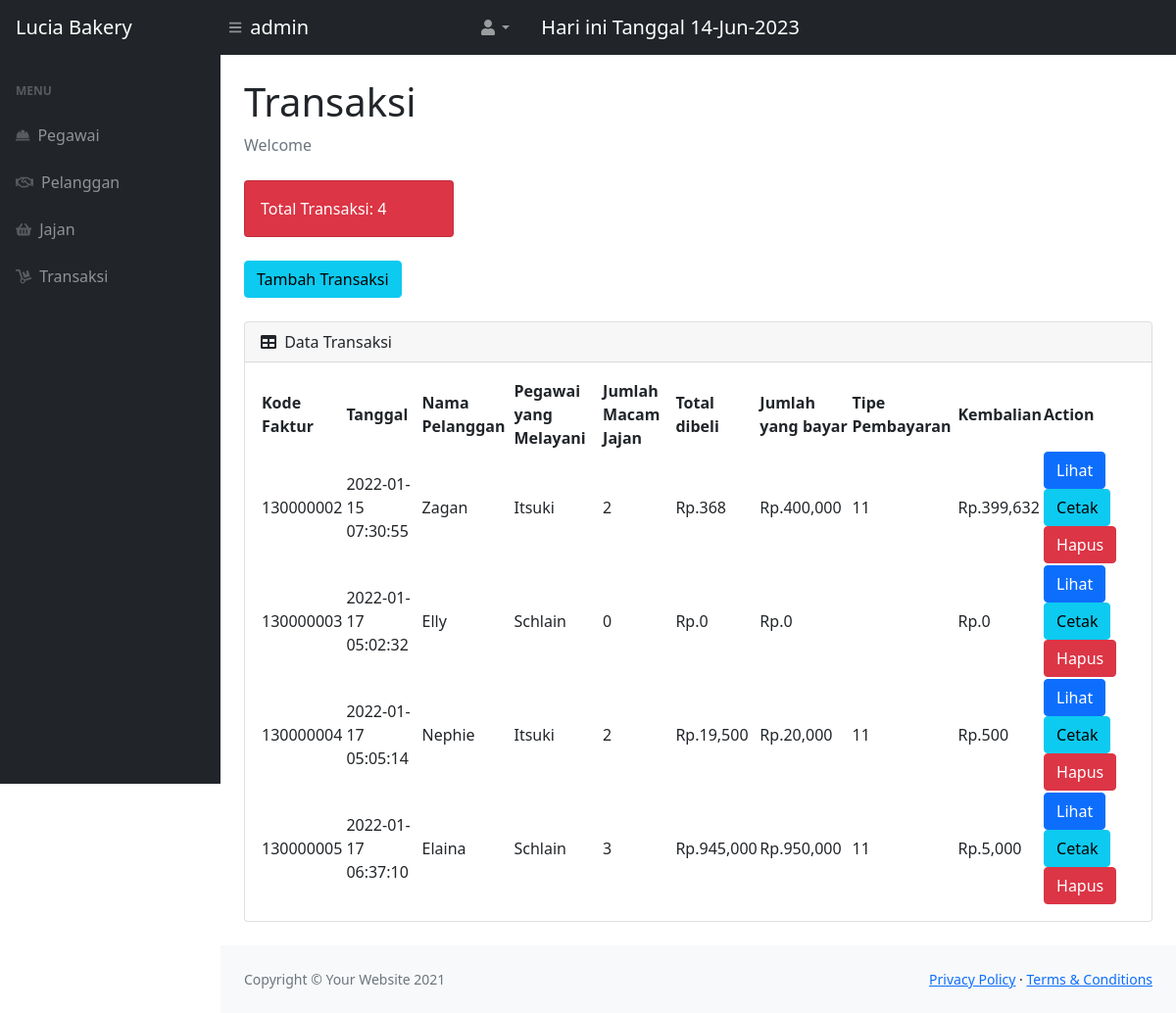
The page /transaksi.php (signed in) on the database its author committed.
### tables this page shows
CREATE TABLE `faktur` (
  `kode_faktur` int(11) NOT NULL,
  `tanggal` timestamp NULL DEFAULT current_timestamp(),
  `id_pelanggan` varchar(20) DEFAULT NULL,
  `nip` varchar(50) DEFAULT NULL,
  `total` int(11) DEFAULT NULL,
  `jumlah_bayar` int(11) DEFAULT NULL,
  `id_tipe_pembayaran` varchar(20) DEFAULT NULL,
  `kembalian` int(11) DEFAULT NULL
);

CREATE TABLE `pelanggan` (
  `id_pelanggan` varchar(20) NOT NULL,
  `nama_pelanggan` varchar(50) DEFAULT NULL,
  `id_jenis_kelamin` set('LK','PR') DEFAULT NULL,
  `id_status` int(11) DEFAULT NULL
);

CREATE TABLE `pegawai` (
  `nip` varchar(50) NOT NULL DEFAULT '',
  `nama_pegawai` varchar(50) DEFAULT NULL,
  `tanggal_lahir` date DEFAULT NULL,
  `id_jenis_kelamin` varchar(20) DEFAULT NULL,
  `id_status` int(11) DEFAULT NULL,
  `id_tipe_pegawai` varchar(20) DEFAULT NULL
);

### transaksi.php (the view, shortened to what this page needs)
<?php
    require 'cekloginadmin.php';
?>
<!DOCTYPE html>
<html lang="en">
    <head>
        <link href="https://cdn.jsdelivr.net/npm/simple-datatables@latest/dist/style.css" rel="stylesheet" />
        <link href="css/styles.css" rel="stylesheet" />
    </head>
    <body class="sb-nav-fixed">
        <nav class="sb-topnav navbar navbar-expand navbar-dark bg-dark">
            <a class="navbar-brand ps-3" href="index.php" target="blank">Lucia Bakery</a>
            <button class="btn btn-link btn-sm order-1 order-lg-0 me-4 me-lg-0" id="sidebarToggle" href="#!"><i class="fas fa-bars"></i></button>
            <a class="navbar-brand"><?php echo $_SESSION['admin'];?></a>
            <ul class="navbar-nav ms-auto ms-md-0 me-3 me-lg-4">
                <li class="nav-item dropdown">
                    <a class="nav-link dropdown-toggle" id="navbarDropdown" href="#" role="button" data-bs-toggle="dropdown" aria-expanded="false"><i class="fas fa-user fa-fw"></i></a>
                </li>
            </ul>
            <a class="navbar-brand"><?php echo "Hari ini Tanggal ". date("d-M-Y"). "<br>";?></a>
        </nav>
        <div id="layoutSidenav">
            <div id="layoutSidenav_nav">
                <nav class="sb-sidenav accordion sb-sidenav-dark" id="sidenavAccordion">
                    <div class="sb-sidenav-menu">
                        <div class="nav">
                            <div class="sb-sidenav-menu-heading">Menu</div>
                            <a class="nav-link" href="pegawai.php">
                                <div class="sb-nav-link-icon"><i class="fas fa-hard-hat"></i></div>
                                Pegawai
                            </a>
                            <a class="nav-link" href="pelanggan.php">
                                <div class="sb-nav-link-icon"><i class="far fa-handshake"></i></div>
                                Pelanggan
                            </a>
                            <a class="nav-link" href="jajan.php">
                                <div class="sb-nav-link-icon"><i class="fas fa-shopping-basket"></i></div>
                                Jajan
                            </a>
                            <a class="nav-link" href="transaksi.php">
                                <div class="sb-nav-link-icon"><i class="fas fa-dolly"></i></div>
                                Transaksi
                            </a>
                        </div>
                    </div>
                </nav>
            </div>
            <div id="layoutSidenav_content">
                <main>
                    <div class="container-fluid px-4">
                        <h1 class="mt-4">Transaksi</h1>
                        <ol class="breadcrumb mb-4">
                            <li class="breadcrumb-item active">Welcome</li>
                        </ol>
                        <?php
                            $datatransaksi = mysqli_query($conn,"select * from faktur");
                            $jumlahtransaksi = mysqli_num_rows($datatransaksi);
                        ?>
                        <div class="row">
                            <div class="col-xl-3 col-md-6">
                                <div class="card bg-danger text-white mb-4">
                                    <div class="card-body">Total Transaksi: <?php echo $jumlahtransaksi ?></div>
                                </div>
                            </div>
                        </div>
                        <button type="button" class="btn btn-info mb-4 " data-bs-toggle="modal" data-bs-target="#myModal">
                            Tambah Transaksi
                        </button>
                        <div class="card mb-4">
                            <div class="card-header">
                                <i class="fas fa-table me-1"></i>
                                Data Transaksi
                            </div>
                            <div class="card-body">
                                <table id="datatablesSimple">
                                    <thead>
                                        <tr>
                                            <th>Kode Faktur</th>
                                            <th>Tanggal</th>
                                            <th>Nama Pelanggan</th>
                                            <th>Pegawai yang Melayani</th>
                                            <th>Jumlah Macam Jajan</th>
                                            <th>Total dibeli</th>
                                            <th>Jumlah yang bayar</th>
                                            <th>Tipe Pembayaran</th>
                                            <th>Kembalian</th>
                                            <th>Action</th>
                                        </tr>
                                    </thead>
                                    <tbody>
                                    <?php
                                        $get = mysqli_query($conn,"select * from faktur f, pelanggan pl, pegawai pg
                                                        where f.id_pelanggan=pl.id_pelanggan and f.nip=pg.nip ");
                                        while($trk=mysqli_fetch_array($get)){
                                        $kode_faktur = $trk['kode_faktur'];
                                        $tanggal = $trk['tanggal'];
                                        $nama_pelanggan = $trk['nama_pelanggan'];
                                        $nama_pegawai = $trk['nama_pegawai'];
                                        $total = $trk['total'];
                                        $jumlah_bayar = $trk['jumlah_bayar'];
                                        $id_tipe_pembayaran = $trk['id_tipe_pembayaran'];
                                        $kembalian = $trk['kembalian'];
                                        $hitungjumlah = mysqli_query($conn,"select * from transaksi where kode_faktur='$kode_faktur'");
                                        $jumlah = mysqli_num_rows($hitungjumlah);
                                    ?>
                                        <tr>
                                            <td><?=$kode_faktur;?></td>
                                            <td><?=$tanggal;?></td>
                                            <td><?=$nama_pelanggan;?></td>
                                            <td><?=$nama_pegawai;?></td>
                                            <td><?=$jumlah;?></td>
                                            <td>Rp.<?=number_format($total);?></td>
                                            <td>Rp.<?=number_format($jumlah_bayar);?></td>
                                            <td><?=$id_tipe_pembayaran;?></td>
                                            <td>Rp.<?=number_format($kembalian);?></td>
                                            <td>
                                                <a href="view.php?kodef=<?=$kode_faktur;?>" class="btn btn-primary" target="blank">Lihat</a>
                                                <a href="cetak.php?kodef=<?=$kode_faktur;?>" class="btn btn-info" target="blank">Cetak</a>
                                                <button type="button" class="btn btn-danger" data-bs-toggle="modal" data-bs-target="#hapus<?=$kode_faktur;?>">Hapus</button>
                                            </td>
                                        </tr>
                                    <?php
                                        };
                                    ?>
                                    </tbody>
                                </table>
                            </div>
                        </div>
                    </div>
                </main>
                <footer class="py-4 bg-light mt-auto">
                    <div class="container-fluid px-4">
                        <div class="d-flex align-items-center justify-content-between small">
                            <div class="text-muted">Copyright &copy; Your Website 2021</div>
                            <div>
                                <a href="#">Privacy Policy</a>
                                &middot;
                                <a href="#">Terms &amp; Conditions</a>
                            </div>
                        </div>
                    </div>
                </footer>
            </div>
        </div>
    </body>
</html>

### rows shown on the page
faktur: kode_faktur "130000002", tanggal "2022-01-15 07:30:55", id_pelanggan.nama_pelanggan "Zagan", nip.nama_pegawai "Itsuki", jumlah "2", total "368", jumlah_bayar "400,000", id_tipe_pembayaran "11", kembalian "399,632"
faktur: kode_faktur "130000003", tanggal "2022-01-17 05:02:32", id_pelanggan.nama_pelanggan "Elly", nip.nama_pegawai "Schlain", jumlah "0", total "0", jumlah_bayar "0", kembalian "0"
faktur: kode_faktur "130000004", tanggal "2022-01-17 05:05:14", id_pelanggan.nama_pelanggan "Nephie", nip.nama_pegawai "Itsuki", jumlah "2", total "19,500", jumlah_bayar "20,000", id_tipe_pembayaran "11", kembalian "500"
faktur: kode_faktur "130000005", tanggal "2022-01-17 06:37:10", id_pelanggan.nama_pelanggan "Elaina", nip.nama_pegawai "Schlain", jumlah "3", total "945,000", jumlah_bayar "950,000", id_tipe_pembayaran "11", kembalian "5,000"

### other values the page prints
$_SESSION['admin'] "admin"
$jumlahtransaksi "4"
